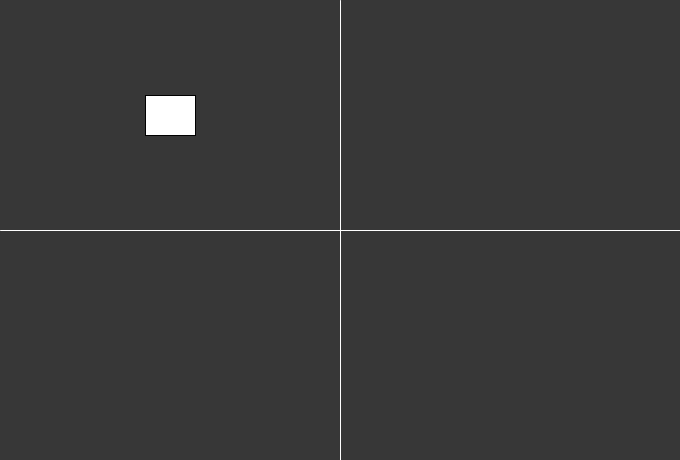
Frame 1 (no input)
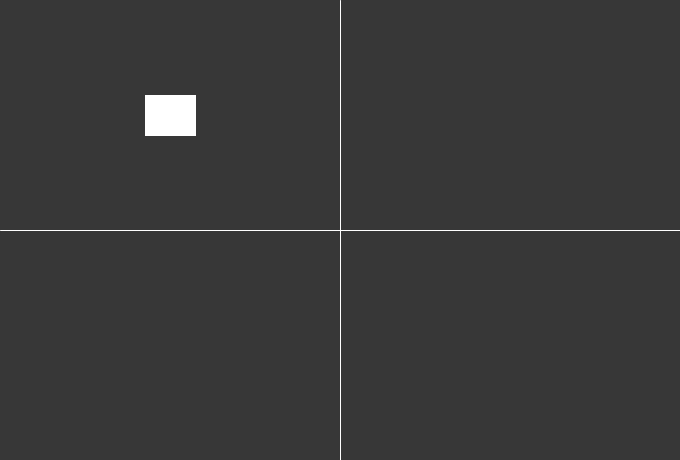
Frame 60 (the mouse pressed at the canvas centre just before this capture)
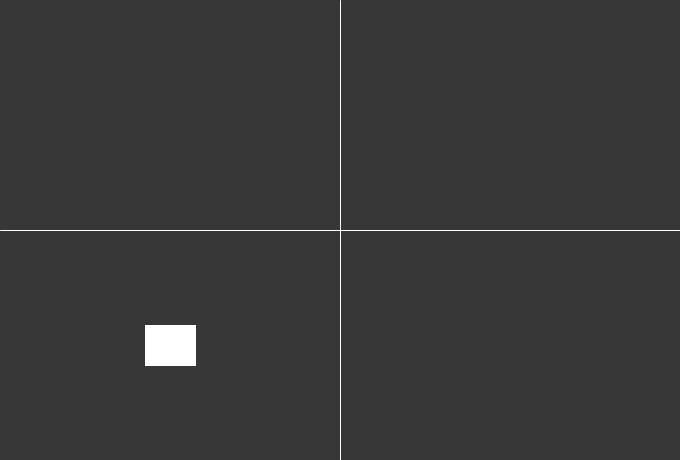
Frame 120 (the mouse held since frame 60 and released just before this capture)

The Processing sketch that drew these frames (run headless with seeded random() and noise(); from frame 60 on, the mouse is pressed at the canvas centre):

// Processing sketch: K_WorkingWithConditionals
// ── K_WorkingWithConditionals.pde

void setup() {
  size(680, 460);
}

void draw() {
  background(55);

  if (mouseX>width/2) {
    if (mouseY<height/2) {
      rectMode(CENTER);
      rect(width*3/4, height/4, 50, 40);
    } else {
      rectMode(CENTER);
      rect(width*3/4, height*3/4, 50, 40);
    }
  } else {
    if (mouseY<height/2) {
      rectMode(CENTER);
      rect(width/4, height/4, 50, 40);
    } else {
      rectMode(CENTER);
      rect(width/4, height*3/4, 50, 40);
    }
  }
  println(mouseX);

  stroke(255);
  line(width/2, 0, width/2, height);
  line(0, height/2, width, height/2);
}
